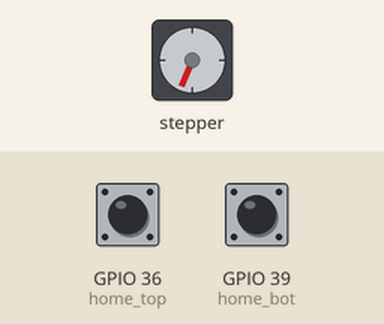
Bench run of a sketch on a simulated ESP32. Parts: stepper motor. Wiring (inferred from the names in the program): stepper motor driver (200 steps per turn assumed): step GPIO 27; direction GPIO 32. The inputs (shaded band) are chosen by the test bench; at power-on: GPIO 36 (home_top) HIGH, GPIO 39 (home_bot) HIGH. What the sketch prints to the serial monitor is not drawn.

Above: at 0.8 s.
0.9 s: GPIO 36 (home_top) pulled LOW for 0.15 s
4.0 s: GPIO 39 (home_bot) pulled LOW for 0.15 s
At 4.8 s:
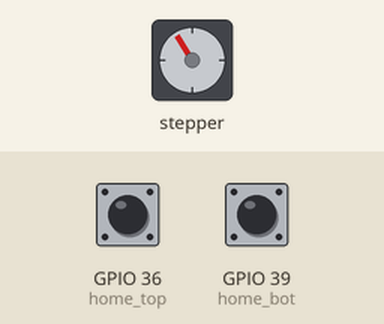
At 6.8 s:
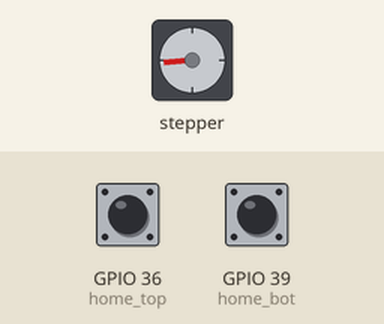
Timing chart, 0 to 8.3 s (numbered marks = the images above; inputs shaded):
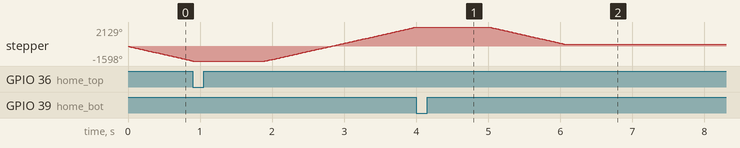

The sketch:

Nema17StepperWlimit_esp32.ino
```cpp
/*     Simple Stepper Motor Control Exaple Code

    by Doga Ozbek, www.HowToMechatronics.com
    https://qxf2.com/blog/arduino-tutorials-for-testers-serial-monitor/#:~:text=To%20read%20integer%20type%20of,the%20integer%20type%20of%20data. link---->Dogi

*/
// defines pins numbers
const int stepPin = 27;
const int dirPin = 32;
const int home_top = 36;
const int home_bot = 39;
int steps_min;
int steps_max;
float step_mm=0;
long delay_begin;
//long tic, tac;
// float tic_tac;


void setup() {
  Serial.begin(9600);
  // Sets the two pins as Outputs
  pinMode(stepPin, OUTPUT);
  pinMode(dirPin, OUTPUT);
  pinMode(home_top, INPUT_PULLUP);
  pinMode(home_bot, INPUT_PULLUP);

  digitalWrite(dirPin, LOW); //Homing for top.
  while (digitalRead(home_top)) {
    digitalWrite(stepPin, HIGH);
    delayMicroseconds(500);
    digitalWrite(stepPin, LOW);
    delayMicroseconds(500);
  }
  steps_min = 0;
  delay(1000);

  digitalWrite(dirPin, HIGH); //Homing for bottom.
  while (digitalRead(home_bot)) {
    digitalWrite(stepPin, HIGH);
    delayMicroseconds(500);
    digitalWrite(stepPin, LOW);
    delayMicroseconds(500);
    steps_max++;
  }
  delay(1000);

  digitalWrite(dirPin, LOW); //Inial Positioning
  for (int x = 0; x < 0.5 * steps_max; x++) {
    digitalWrite(stepPin, HIGH);
    delayMicroseconds(500);
    digitalWrite(stepPin, LOW);
    delayMicroseconds(500);
  }

  delay(1000);

}


void loop() {

  //Serial.println("Compression Amount (mm): ");        //Prompt User for input
  while (Serial.available() == 0) {

    digitalWrite(dirPin, HIGH); //Changes the rotations direction
    delayMicroseconds(1000);
    digitalWrite(dirPin, HIGH); //Changes the rotations direction
    delayMicroseconds(1000);
    Serial.print(float(float(micros())/float(1000000)),4);
    Serial.print("\t");
    Serial.print(float(step_mm),4);
    Serial.print("\n");


  }          // wait for user input

  step_mm = Serial.parseFloat();

  if (step_mm!=0)
  {

  // Makes 200 pulses for making one full cycle rotation

  for (int x = 0; x < step_mm * 100; x++) {
    digitalWrite(stepPin, HIGH);
    delayMicroseconds(1000);
    digitalWrite(stepPin, LOW);
    delayMicroseconds(1000);
    Serial.print(float(float(micros())/float(1000000)),4);
    Serial.print("\t");
    Serial.print(float(float(x)/float(100)),4);
    Serial.print("\n");
  }

  // tac = micros();
  // tic_tac = tac - tic;
  // tic_tac = tic_tac/1000000;
  // Serial.print("Time Passed (s): ");Serial.print(tic_tac,4);
  // Serial.print("\tInput (mm): ");Serial.println(step_mm);
  // delay(1000); // One second delay

  delay_begin=micros();

  while(micros()-delay_begin<1000000)
  {
    delayMicroseconds(1000);
    digitalWrite(dirPin, LOW); //Changes the rotations direction
    delayMicroseconds(1000);
    digitalWrite(dirPin, LOW); //Changes the rotations direction
    Serial.print(float(float(micros())/float(1000000)),4);
    Serial.print("\t");
    Serial.print(float(step_mm),4);
    Serial.print("\n");
  }

  // Makes 400 pulses for making two full cycle rotation
  for (int x = 1; x <= step_mm * 100; x++) {
    digitalWrite(stepPin, HIGH);
    delayMicroseconds(1000);
    digitalWrite(stepPin, LOW);
    delayMicroseconds(1000);
    Serial.print(float(float(micros())/float(1000000)),4);
    Serial.print("\t");
    Serial.print(float(step_mm-float(x)/float(100)),4);
    Serial.print("\n");
  }
  }
}
```
